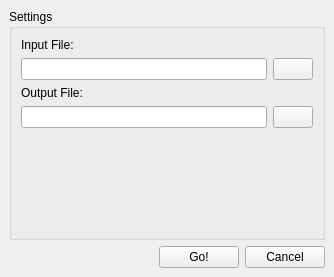
<?xml version="1.0" encoding="UTF-8"?>
<ui version="4.0">
 <class>ImportExportDialog</class>
 <widget class="QWidget" name="ImportExportDialog">
  <property name="windowModality">
   <enum>Qt::WindowModal</enum>
  </property>
  <property name="geometry">
   <rect>
    <x>0</x>
    <y>0</y>
    <width>334</width>
    <height>277</height>
   </rect>
  </property>
  <property name="windowTitle">
   <string>Form</string>
  </property>
  <layout class="QVBoxLayout">
   <property name="spacing">
    <number>6</number>
   </property>
   <property name="leftMargin">
    <number>9</number>
   </property>
   <property name="topMargin">
    <number>9</number>
   </property>
   <property name="rightMargin">
    <number>9</number>
   </property>
   <property name="bottomMargin">
    <number>9</number>
   </property>
   <item>
    <widget class="QGroupBox" name="groupBox_settings">
     <property name="title">
      <string>Settings</string>
     </property>
     <layout class="QVBoxLayout">
      <property name="spacing">
       <number>6</number>
      </property>
      <property name="leftMargin">
       <number>9</number>
      </property>
      <property name="topMargin">
       <number>9</number>
      </property>
      <property name="rightMargin">
       <number>9</number>
      </property>
      <property name="bottomMargin">
       <number>9</number>
      </property>
      <item>
       <layout class="QGridLayout">
        <property name="leftMargin">
         <number>0</number>
        </property>
        <property name="topMargin">
         <number>0</number>
        </property>
        <property name="rightMargin">
         <number>0</number>
        </property>
        <property name="bottomMargin">
         <number>0</number>
        </property>
        <property name="spacing">
         <number>6</number>
        </property>
        <item row="1" column="1">
         <widget class="QPushButton" name="pushButton_input">
          <property name="toolTip">
           <string>Open file...</string>
          </property>
          <property name="icon">
           <iconset resource="application.qrc">
            <normaloff>:/img/fileopen.png</normaloff>:/img/fileopen.png</iconset>
          </property>
         </widget>
        </item>
        <item row="0" column="0" colspan="2">
         <widget class="QLabel" name="label">
          <property name="text">
           <string>Input File:</string>
          </property>
         </widget>
        </item>
        <item row="1" column="0">
         <widget class="QLineEdit" name="lineEdit_input"/>
        </item>
       </layout>
      </item>
      <item>
       <layout class="QGridLayout">
        <property name="leftMargin">
         <number>0</number>
        </property>
        <property name="topMargin">
         <number>0</number>
        </property>
        <property name="rightMargin">
         <number>0</number>
        </property>
        <property name="bottomMargin">
         <number>0</number>
        </property>
        <property name="spacing">
         <number>6</number>
        </property>
        <item row="1" column="1">
         <widget class="QPushButton" name="pushButton_output">
          <property name="toolTip">
           <string>Open file...</string>
          </property>
          <property name="icon">
           <iconset resource="application.qrc">
            <normaloff>:/img/fileopen.png</normaloff>:/img/fileopen.png</iconset>
          </property>
         </widget>
        </item>
        <item row="1" column="0">
         <widget class="QLineEdit" name="lineEdit_output"/>
        </item>
        <item row="0" column="0" colspan="2">
         <widget class="QLabel" name="label_2">
          <property name="text">
           <string>Output File:</string>
          </property>
         </widget>
        </item>
       </layout>
      </item>
      <item>
       <spacer>
        <property name="orientation">
         <enum>Qt::Vertical</enum>
        </property>
        <property name="sizeHint" stdset="0">
         <size>
          <width>20</width>
          <height>40</height>
         </size>
        </property>
       </spacer>
      </item>
     </layout>
    </widget>
   </item>
   <item>
    <layout class="QHBoxLayout">
     <property name="spacing">
      <number>6</number>
     </property>
     <property name="leftMargin">
      <number>0</number>
     </property>
     <property name="topMargin">
      <number>0</number>
     </property>
     <property name="rightMargin">
      <number>0</number>
     </property>
     <property name="bottomMargin">
      <number>0</number>
     </property>
     <item>
      <spacer>
       <property name="orientation">
        <enum>Qt::Horizontal</enum>
       </property>
       <property name="sizeHint" stdset="0">
        <size>
         <width>171</width>
         <height>20</height>
        </size>
       </property>
      </spacer>
     </item>
     <item>
      <widget class="QPushButton" name="pushButton_go">
       <property name="text">
        <string>Go!</string>
       </property>
      </widget>
     </item>
     <item>
      <widget class="QPushButton" name="pushButton_cancel">
       <property name="text">
        <string>Cancel</string>
       </property>
      </widget>
     </item>
    </layout>
   </item>
  </layout>
 </widget>
 <resources>
  <include location="application.qrc"/>
 </resources>
 <connections>
  <connection>
   <sender>pushButton_cancel</sender>
   <signal>clicked()</signal>
   <receiver>ImportExportDialog</receiver>
   <slot>hide()</slot>
   <hints>
    <hint type="sourcelabel">
     <x>286</x>
     <y>253</y>
    </hint>
    <hint type="destinationlabel">
     <x>166</x>
     <y>138</y>
    </hint>
   </hints>
  </connection>
 </connections>
</ui>
